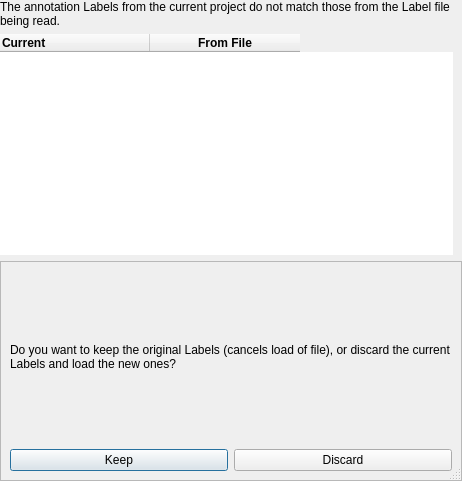
<?xml version="1.0" encoding="UTF-8"?>
<ui version="4.0">
 <class>projectDialog</class>
 <widget class="QDialog" name="projectDialog">
  <property name="geometry">
   <rect>
    <x>0</x>
    <y>0</y>
    <width>462</width>
    <height>481</height>
   </rect>
  </property>
  <property name="sizePolicy">
   <sizepolicy hsizetype="Expanding" vsizetype="Expanding">
    <horstretch>0</horstretch>
    <verstretch>0</verstretch>
   </sizepolicy>
  </property>
  <property name="windowTitle">
   <string>New Label Name</string>
  </property>
  <property name="sizeGripEnabled">
   <bool>true</bool>
  </property>
  <layout class="QVBoxLayout" name="verticalLayout">
   <property name="leftMargin">
    <number>0</number>
   </property>
   <property name="topMargin">
    <number>0</number>
   </property>
   <property name="rightMargin">
    <number>0</number>
   </property>
   <property name="bottomMargin">
    <number>0</number>
   </property>
   <item>
    <widget class="QLabel" name="label">
     <property name="sizePolicy">
      <sizepolicy hsizetype="Expanding" vsizetype="Minimum">
       <horstretch>0</horstretch>
       <verstretch>0</verstretch>
      </sizepolicy>
     </property>
     <property name="text">
      <string>The annotation Labels from the current project do not match those from the Label file being read.</string>
     </property>
     <property name="wordWrap">
      <bool>true</bool>
     </property>
    </widget>
   </item>
   <item>
    <widget class="QScrollArea" name="scrollArea">
     <property name="frameShape">
      <enum>QFrame::NoFrame</enum>
     </property>
     <property name="frameShadow">
      <enum>QFrame::Plain</enum>
     </property>
     <property name="widgetResizable">
      <bool>true</bool>
     </property>
     <widget class="QWidget" name="scrollAreaWidgetContents">
      <property name="geometry">
       <rect>
        <x>0</x>
        <y>0</y>
        <width>462</width>
        <height>193</height>
       </rect>
      </property>
      <layout class="QHBoxLayout" name="horizontalLayout_2">
       <property name="spacing">
        <number>0</number>
       </property>
       <property name="leftMargin">
        <number>0</number>
       </property>
       <property name="topMargin">
        <number>0</number>
       </property>
       <property name="bottomMargin">
        <number>0</number>
       </property>
       <item>
        <widget class="QTableWidget" name="differences">
         <property name="frameShape">
          <enum>QFrame::NoFrame</enum>
         </property>
         <property name="frameShadow">
          <enum>QFrame::Plain</enum>
         </property>
         <property name="editTriggers">
          <set>QAbstractItemView::NoEditTriggers</set>
         </property>
         <property name="tabKeyNavigation">
          <bool>false</bool>
         </property>
         <property name="dragDropOverwriteMode">
          <bool>false</bool>
         </property>
         <property name="cornerButtonEnabled">
          <bool>true</bool>
         </property>
         <property name="rowCount">
          <number>0</number>
         </property>
         <property name="columnCount">
          <number>2</number>
         </property>
         <attribute name="horizontalHeaderVisible">
          <bool>true</bool>
         </attribute>
         <attribute name="horizontalHeaderDefaultSectionSize">
          <number>150</number>
         </attribute>
         <attribute name="horizontalHeaderMinimumSectionSize">
          <number>100</number>
         </attribute>
         <attribute name="horizontalHeaderStretchLastSection">
          <bool>false</bool>
         </attribute>
         <attribute name="verticalHeaderVisible">
          <bool>false</bool>
         </attribute>
         <column>
          <property name="text">
           <string>Current</string>
          </property>
          <property name="font">
           <font>
            <weight>75</weight>
            <bold>true</bold>
           </font>
          </property>
          <property name="textAlignment">
           <set>AlignLeading|AlignVCenter</set>
          </property>
         </column>
         <column>
          <property name="text">
           <string>From File</string>
          </property>
          <property name="font">
           <font>
            <weight>75</weight>
            <bold>true</bold>
           </font>
          </property>
         </column>
        </widget>
       </item>
      </layout>
     </widget>
    </widget>
   </item>
   <item>
    <widget class="QFrame" name="frame">
     <property name="sizePolicy">
      <sizepolicy hsizetype="Expanding" vsizetype="MinimumExpanding">
       <horstretch>0</horstretch>
       <verstretch>0</verstretch>
      </sizepolicy>
     </property>
     <property name="minimumSize">
      <size>
       <width>0</width>
       <height>0</height>
      </size>
     </property>
     <property name="frameShape">
      <enum>QFrame::StyledPanel</enum>
     </property>
     <property name="frameShadow">
      <enum>QFrame::Raised</enum>
     </property>
     <layout class="QGridLayout" name="gridLayout">
      <item row="1" column="1">
       <widget class="QPushButton" name="keepButton">
        <property name="text">
         <string>Keep</string>
        </property>
       </widget>
      </item>
      <item row="1" column="2">
       <widget class="QPushButton" name="loadNewButton">
        <property name="text">
         <string>Discard</string>
        </property>
       </widget>
      </item>
      <item row="0" column="1" colspan="2">
       <widget class="QLabel" name="label_2">
        <property name="sizePolicy">
         <sizepolicy hsizetype="Expanding" vsizetype="MinimumExpanding">
          <horstretch>0</horstretch>
          <verstretch>0</verstretch>
         </sizepolicy>
        </property>
        <property name="sizeIncrement">
         <size>
          <width>2</width>
          <height>0</height>
         </size>
        </property>
        <property name="text">
         <string>Do you want to keep the original Labels (cancels load of file), or discard the current Labels and load the new ones?</string>
        </property>
        <property name="wordWrap">
         <bool>true</bool>
        </property>
       </widget>
      </item>
     </layout>
    </widget>
   </item>
  </layout>
 </widget>
 <resources/>
 <connections/>
</ui>
